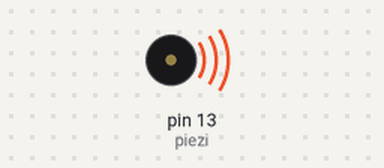
Recording of a sketch running on a simulated Arduino Uno, built with avr-gcc and run on an emulated ATmega328P. Parts: buzzer (waves = sounding).

Above: at 0.3 s.
Timing chart, 0 to 9.4 s (numbered marks = the images above):
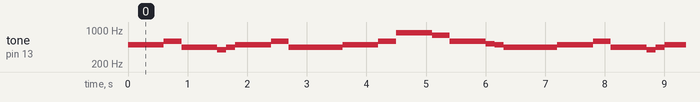

Measured:
- by itself, tone on pin 13 (piezi): repeats every 7.2 s: 587 Hz 0.30 s, 440 Hz 0.60 s, 391 Hz 0.15 s, 440 Hz 0.15 s, 493 Hz 0.60 s, 587 Hz 0.30 s, 440 Hz 0.90 s, 493 Hz 0.60 s, 587 Hz 0.30 s, 880 Hz 0.60 s, 783 Hz 0.30 s, 587 Hz 0.60 s, 523 Hz 0.15 s, 493 Hz 0.15 s, 440 Hz 0.90 s, 493 Hz 0.60 s

The sketch:

melodi.ino
```cpp
#define S 0
#define G2 391

#define Al 440
#define Alsharp 466
#define Bl 493
#define Cl 523
#define Clsharp 554
#define Dl 587
#define Dlsharp 622
#define El 659
#define fl 698
#define Flsharp 739
#define Gl 783
#define Glsharp 830


#define A 880
#define Asharp 932
#define B 987
#define C 1046
#define Csharp 1108
#define D 1174
#define Dsharp 1244
#define E 1318
#define f 1396
#define Fsharp 1479
#define G 1567
#define Gsharp 1661
#define piezi 13
int Fade =0;
int t = 0;
//long time = 0;
int melody []= {Bl,Dl,Al,G2,Al,Bl,Dl,Al,Bl,Dl,A,Gl,Dl,Cl,Bl,Al,        Bl,Dl,Al,G2,Al,Bl,Dl,Al,Bl,Dl,A,Gl,D,           };
float time []= {2 ,1 ,2,0.5,0.5,2,1,3 ,2,1,2,1,2,0.5,0.5,3,            2 ,1 ,2,0.5,0.5,2,1,3 ,2,1,2,1,6,            };
//int melody []= {Al,Alsharp,Bl,Cl,Clsharp,Dl,Dlsharp,El,fl,Flsharp,Gl,Glsharp,A,Asharp,B,C,Csharp,D,Dsharp,E,f,Fsharp,G,Gsharp,};
// the setup routine runs once when you press reset:
void setup() {
  // initialize the digital pin as an output.
  pinMode(piezi, OUTPUT);
}

void loop() {


  for(int i ; i < 16 ; i++) {
    if(melody[i]>0){
      playnote(melody[i],time[i]*300);
      //delay(50);
    }
  }


}


static void playnote(int key,int duration){
tone(piezi, key) ;
  delay(duration);
}

/*
void playtone (){
  digitalWrite(piezi, HIGH);    // turn the piezi off by making the voltage LOW
  delayMicroseconds(t);               // wait for a second
  digitalWrite(piezi, LOW);    // turn the piezi off by making the voltage LOW
  delayMicroseconds(t);               // wait for a second

}
*/
/*
static void silence(int duration){
tone(piezi, 0) ;
  delay(duration);
}

static void a(int duration){
tone(piezi, 1136) ;
  delay(duration);
}
static void asharp(int duration){
tone(piezi, 1136) ;
  delay(duration);
}

static void b(int duration){
tone(piezi, 1012) ;
  delay(duration);
}

static void c(int duration){
tone(piezi, 955) ;
  delay(duration);
}

static void csharp(int duration){
tone(piezi, 955) ;
  delay(duration);
}


static void d(int duration){
tone(piezi, 1702) ;
  delay(duration);
}

static void dsharp(int duration){
tone(piezi, 1702) ;
  delay(duration);
}

static void e(int duration){
tone(piezi, 1516) ;
  delay(duration);
}

static void f(int duration){
tone(piezi, 1431) ;
  delay(duration);
}

static void g (int duration){
tone(piezi, 1275) ;
  delay(duration);
}
*/
/*
static void light( float duration ){
  digitalWrite(piezi, HIGH);    // turn the piezi off by making the voltage LOW
  delay(duration);               // wait for a second

}

static void dark ( float duration ){
  digitalWrite(piezi, LOW);    // turn the piezipiezipiezi off by making the voltage LOW
  delay(duration);               // wait for a secondy
}
*/
```
